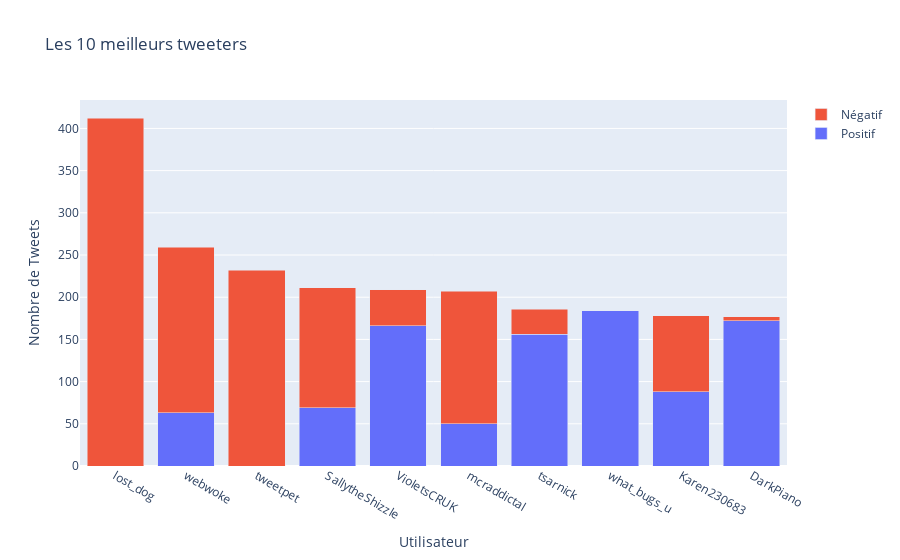

Source (notebook cell):
### Code cell
import pandas as pd
import plotly.graph_objects as go

def visualiser_meilleurs_tweeters(dataset):
    # Regrouper les données par utilisateur et calculer le nombre total de tweets positifs et négatifs pour chaque utilisateur
    user_sentiments = dataset.groupby(['user', 'sentiment']).size().unstack(fill_value=0)

    # Calculer le nombre total de tweets positifs et négatifs pour chaque utilisateur
    user_sentiments['total'] = user_sentiments.sum(axis=1)

    # Trier les utilisateurs en fonction du nombre total de tweets positifs et négatifs
    user_sentiments = user_sentiments.sort_values(by='total', ascending=False).head(10)

    display(user_sentiments)

    # Créer un graphique à barres pour visualiser les 10 meilleurs tweeters
    fig = go.Figure(data=[
        go.Bar(name='Positif', x=user_sentiments.index, y=user_sentiments[1]),
        go.Bar(name='Négatif', x=user_sentiments.index, y=user_sentiments[0])
    ])

    # Mise en forme du graphique
    fig.update_layout(
        title='Les 10 meilleurs tweeters',
        xaxis_title='Utilisateur',
        yaxis_title='Nombre de Tweets',
        barmode='stack'
    )

    # Afficher le graphique
    fig.show()

# Utilisation de la fonction avec votre dataset
visualiser_meilleurs_tweeters(data)

### Figure 1 — Plotly figure (JSON) as saved in the notebook; plotly's stock layout.template omitted (floating-point values rounded to 4 significant figures)
{"data": [{"name": "Positif", "type": "bar", "x": ["lost_dog", "webwoke", "tweetpet", "SallytheShizzle", "VioletsCRUK", "mcraddictal", "tsarnick", "what_bugs_u", "Karen230683", "DarkPiano"], "y": [0, 63, 0, 69, 166, 50, 156, 184, 88, 172]}, {"name": "Négatif", "type": "bar", "x": ["lost_dog", "webwoke", "tweetpet", "SallytheShizzle", "VioletsCRUK", "mcraddictal", "tsarnick", "what_bugs_u", "Karen230683", "DarkPiano"], "y": [412, 196, 232, 142, 43, 157, 30, 0, 90, 5]}], "layout": {"barmode": "stack", "title": {"text": "Les 10 meilleurs tweeters"}, "xaxis": {"title": {"text": "Utilisateur"}}, "yaxis": {"title": {"text": "Nombre de Tweets"}}}}
